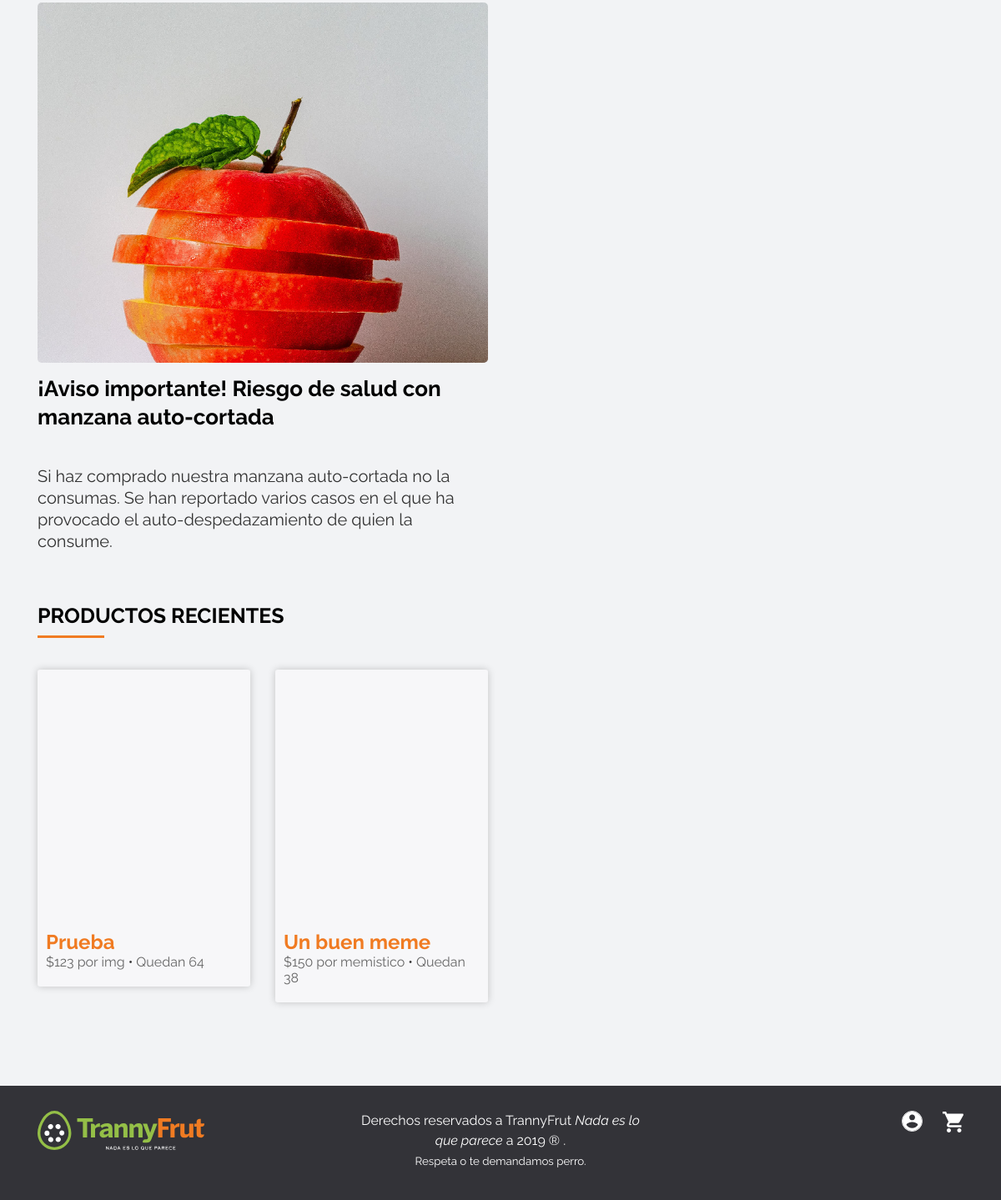
/app/index.php (lower part), run on an earlier commit of the app's database.
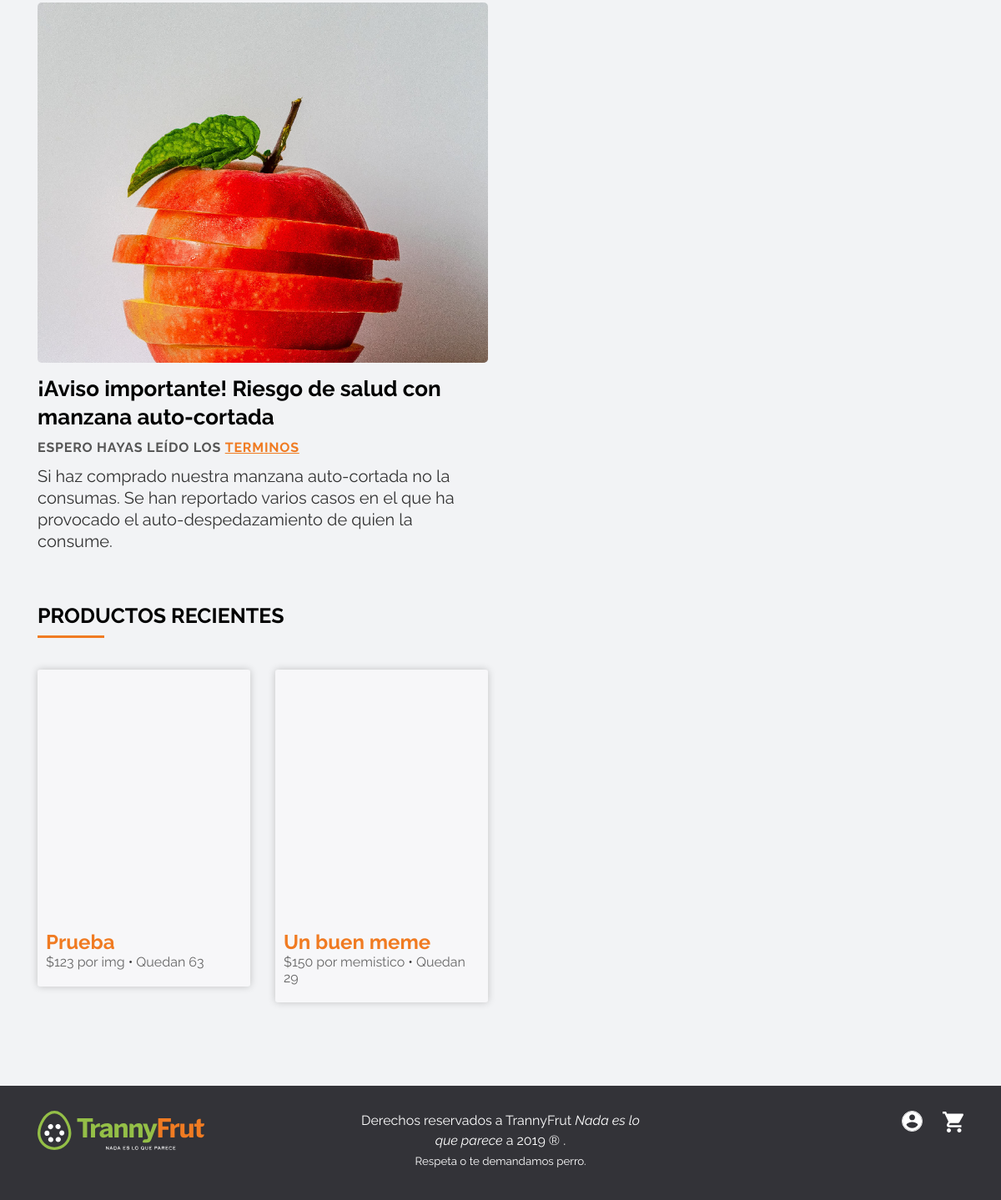
And on a later commit of the database.
### tables this page shows
CREATE TABLE `producto` (
  `id` int(11) NOT NULL,
  `imagen` text,
  `nombre` text,
  `descripcion` text,
  `precio` int(11) DEFAULT NULL,
  `unidad` text,
  `existencia` text,
  `fecha_creacion` timestamp NOT NULL DEFAULT CURRENT_TIMESTAMP,
  `imagenes` json DEFAULT NULL
);

CREATE TABLE `novedades` (
  `id` int(11) NOT NULL,
  `titulo` text,
  `subtitulo` text,
  `descripcion` text,
  `imagen` text
);

### app/funciones-generales.php (called while the page is built, shortened)
<?php
  function get_archivo( $tipo ){
    $bd = mysqli_connect("db","root","root", "main");
    $sql = "SELECT * FROM $tipo";
    $result = $bd->query($sql);
    return $result;
  }
  function productos_recientes($cant) {
    $bd = mysqli_connect("db","root","root", "main");
    $sql = "SELECT * FROM producto ORDER BY fecha_creacion DESC LIMIT $cant";
    $result = $bd->query($sql);
    return $result;
  }
?>

### app/tarjeta-producto.php (the view, shortened to what this page needs)
<article class="tarjeta tarjeta-producto">
  <a class="link-producto"
      href="/producto.php?id=<?php echo $producto['id'] ?>">
      <div class="imagen"
      style="background-image:url(../<?php echo $producto['imagen'] ?>)">
      </div>
    <h2>
      <?php echo $producto['nombre']; ?>
    </h2>
    <span class="precio"><?php echo "$$precio por $unidad" ?></span> • <span class="existencia">Quedan <?php echo $producto['existencia'] ?></span>
  </a>
</article>

### app/index.php (shortened to what this page needs)
<?php
  include('estructura/cabecera.php');
?>
<main class="index-page">
  <section class="container novedades-inicio">
    <div class="row">
      <?php
        $result = get_archivo("novedades");
        if ($result->num_rows > 0) :
          while($novedad = $result->fetch_assoc()) :
            $titulo = $novedad['titulo'];
            $subtitulo = $novedad['subtitulo'];
            $descripcion = $novedad['descripcion'];
            $imagen = $novedad['imagen'];
      ?>
        <div class="col-12 col-md-6">
          <div class="tarjeta-novedad">
            <div class="img" style="background-image:url(<?php echo $imagen ?>);"></div>
            <h3><?php echo $titulo; ?></h3>
            <span><?php echo $subtitulo; ?></span>
            <p><?php echo $descripcion; ?></p>
          </div>
        </div>
      <?php
          endwhile;
        endif;
      ?>
      </div>
    </section>
    <section class="container productos-recientes">
        <div class="row">
          <div class="col-12">
            <h1> Productos Recientes </h1>
          </div>
          <?php
            $result = productos_recientes(4);
            if ($result->num_rows > 0) :
              while($producto = $result->fetch_assoc()) :
                $precio = $producto['precio'];
                $unidad = $producto['unidad'];
          ?>
            <div class="col-12 col-sm-6 col-lg-3">
              <?php include('tarjeta-producto.php'); ?>
            </div>
          <?php
              endwhile;
            endif;
          ?>
        </div>
    </section>
</main>
<?php
  include('estructura/pie.php');
?>

What changed in the data, as far as the page shows it:
changed novedades "¡Aviso importante! Riesgo de salud con manzana auto-cortada": subtitulo (not shown) → "ESPERO HAYAS LEÍDO LOS TERMINOS"
changed producto "Prueba": existencia "64" → "63"
changed producto "Un buen meme": existencia "38" → "29"
